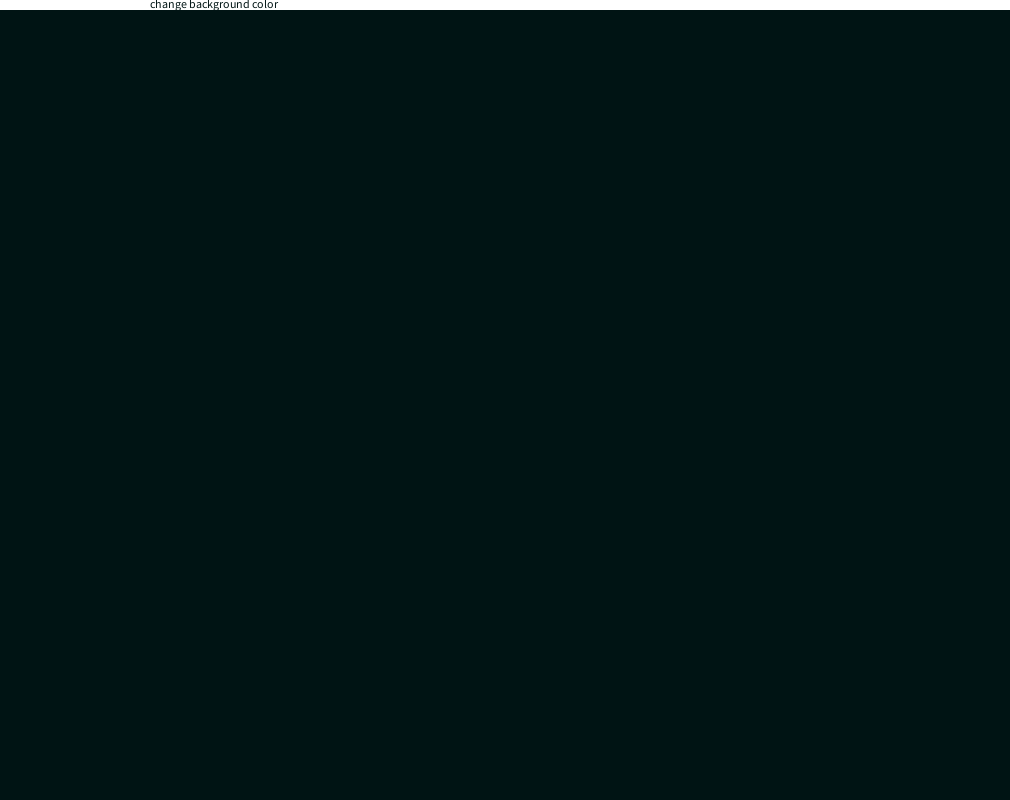
Frame 1 (no input)
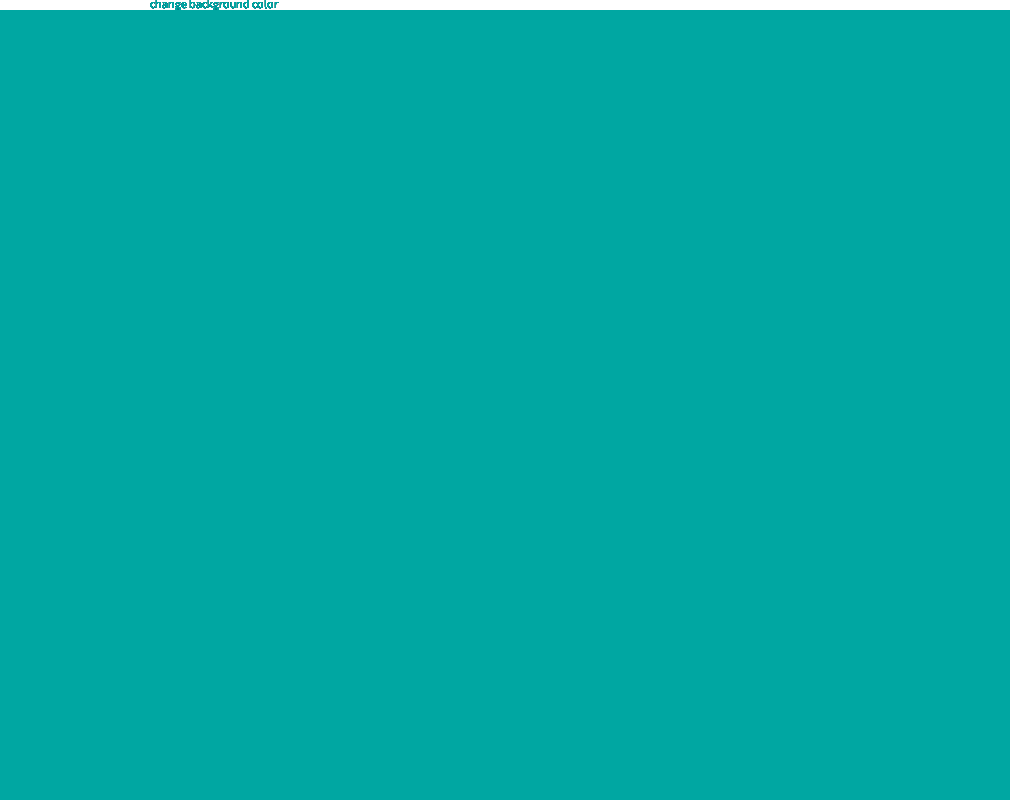
Frame 60 (the mouse pressed at the canvas centre just before this capture)
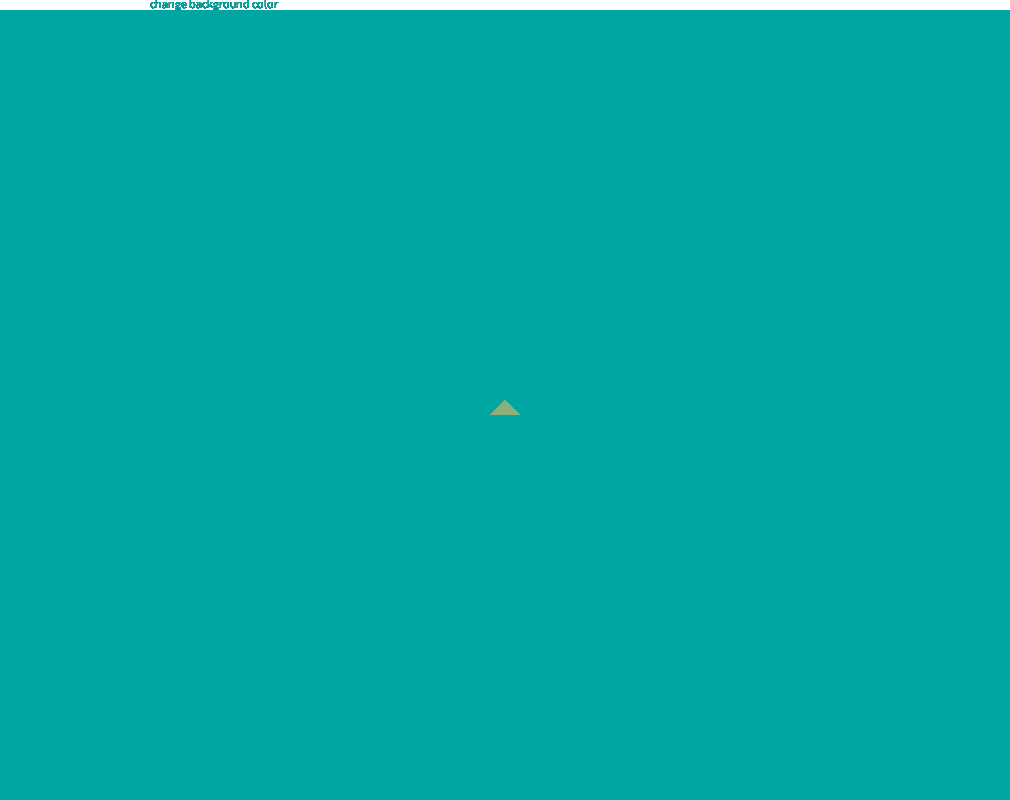
Frame 120 (the mouse held since frame 60 and released just before this capture)

The Processing sketch that drew these frames (run headless with seeded random() and noise(); from frame 60 on, the mouse is pressed at the canvas centre):

// Processing sketch: processing_12265
// ── processing_12265.pde

//Moon like water  by XiaoLin Li
//September 17, 2010

float Top,Top2, C1, C2, C3, C4;


void setup()
{
  size(1010,800);
  background(182, 252, 8);
  Top = 0;
  Top2 = 0;
  println(C1);
  C1 = 0;
  C2 = 255;
  C3 = 255;
  C4 = 255;
  noStroke();
  smooth();
  rect(Top, Top2, width, 10);
}

void draw()
{
  C1 = mouseX;
  C2 = C2 + random(-4,10);
  C3 =  C3 + random(-4,10);
  C4 = C4 + random(-3,10);
  if(C4 > 220 && C3 > 220 && C2 > 220)
  {
    C4 =20;
    C3 =20;
    C2 =20;
  }
  
   fill(C2,C4,C3);
  if(mousePressed)
{
  triangle(mouseX, mouseY, mouseX-15, mouseY+15, mouseX+15, mouseY+15);
  triangle(width-mouseX, mouseY, width-mouseX-15, mouseY+15, width-mouseX+15, mouseY+15);
}
  
  
  if(mouseY <10)
  {
    fill(C1, C2, C3);
    rect(0,10,width,height);
    text("change background color", 150,8);
   
  }
}
